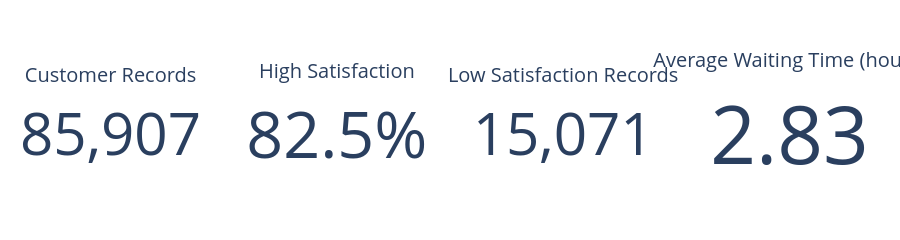

Notebook code cell kept with this figure:
### Markdown cell above
## Cell 6 — Create dashboard KPI cards
These four cards summarize the filtered dataset view (initially all valid records).

### Code cell
total_records = len(df)
high_rate = (df["Satisfaction"] == "High").mean() * 100
low_records = (df["Satisfaction"] == "Low").sum()
average_wait = df["waiting_time_hours"].mean()
average_csat = df["CSAT Score"].mean()

kpi_specs = [
    ("Customer Records", total_records, ",.0f"),
    ("High Satisfaction", high_rate, ".1f"),
    ("Low Satisfaction Records", low_records, ",.0f"),
    ("Average Waiting Time (hours)", average_wait, ".2f"),
]

fig = go.Figure()
for i, (label, value, fmt) in enumerate(kpi_specs):
    suffix = "%" if label == "High Satisfaction" else ""
    fig.add_trace(go.Indicator(
        mode="number",
        value=float(value),
        number={"valueformat": fmt, "suffix": suffix},
        title={"text": label},
        domain={"row": 0, "column": i}
    ))

fig.update_layout(
    grid={"rows": 1, "columns": 4, "pattern": "independent"},
    height=180,
    margin=dict(l=20, r=20, t=35, b=10)
)
fig.show()
print(f"Average CSAT score: {average_csat:.2f} / 5")

### Figure 1 — Plotly figure (JSON) as saved in the notebook; plotly's stock layout.template omitted (floating-point values rounded to 4 significant figures)
{"data": [{"domain": {"column": 0, "row": 0}, "mode": "number", "number": {"suffix": "", "valueformat": ",.0f"}, "title": {"text": "Customer Records"}, "type": "indicator", "value": 85907}, {"domain": {"column": 1, "row": 0}, "mode": "number", "number": {"suffix": "%", "valueformat": ".1f"}, "title": {"text": "High Satisfaction"}, "type": "indicator", "value": 82.46}, {"domain": {"column": 2, "row": 0}, "mode": "number", "number": {"suffix": "", "valueformat": ",.0f"}, "title": {"text": "Low Satisfaction Records"}, "type": "indicator", "value": 15071}, {"domain": {"column": 3, "row": 0}, "mode": "number", "number": {"suffix": "", "valueformat": ".2f"}, "title": {"text": "Average Waiting Time (hours)"}, "type": "indicator", "value": 2.831}], "layout": {"grid": {"columns": 4, "pattern": "independent", "rows": 1}, "height": 180, "margin": {"b": 10, "l": 20, "r": 20, "t": 35}}}
